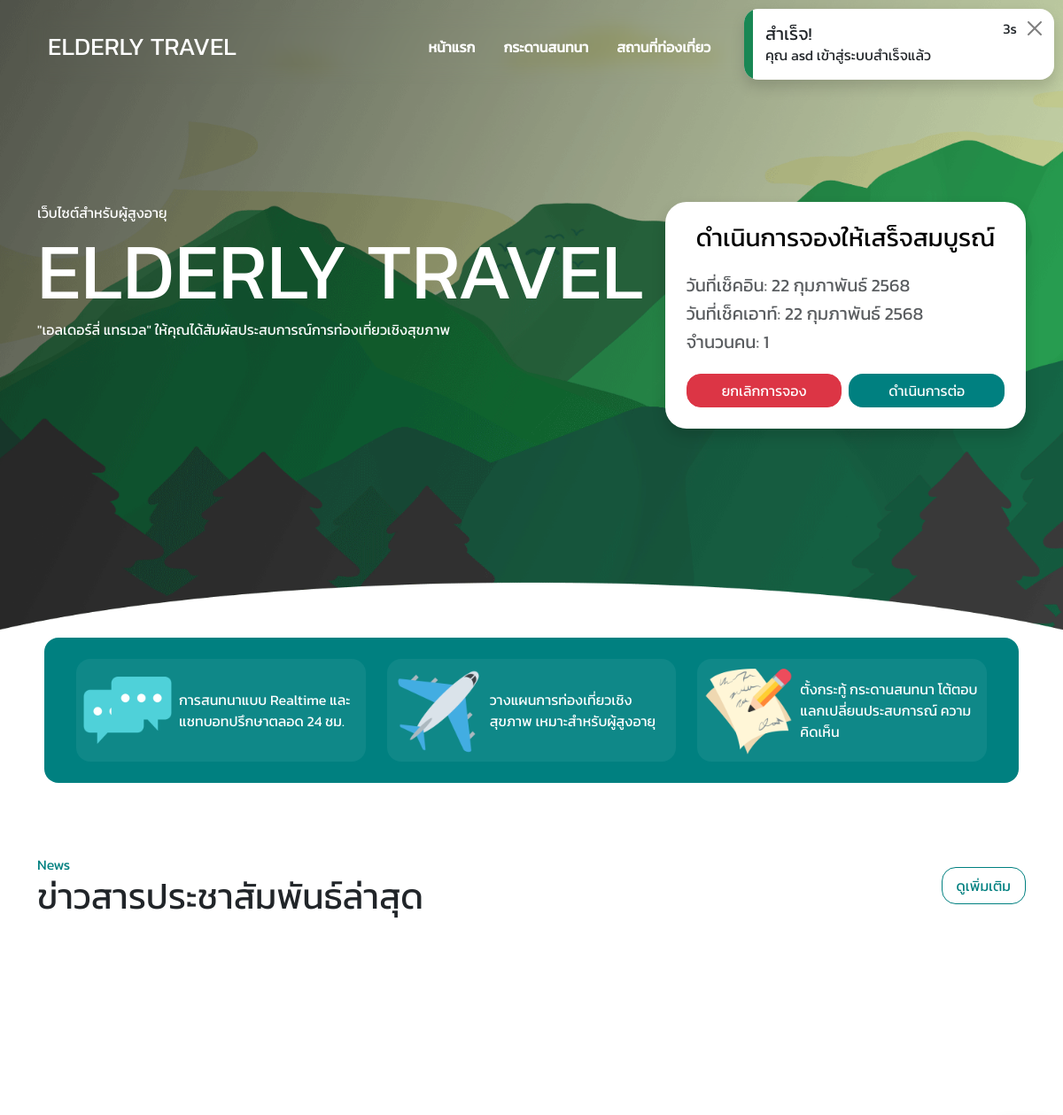
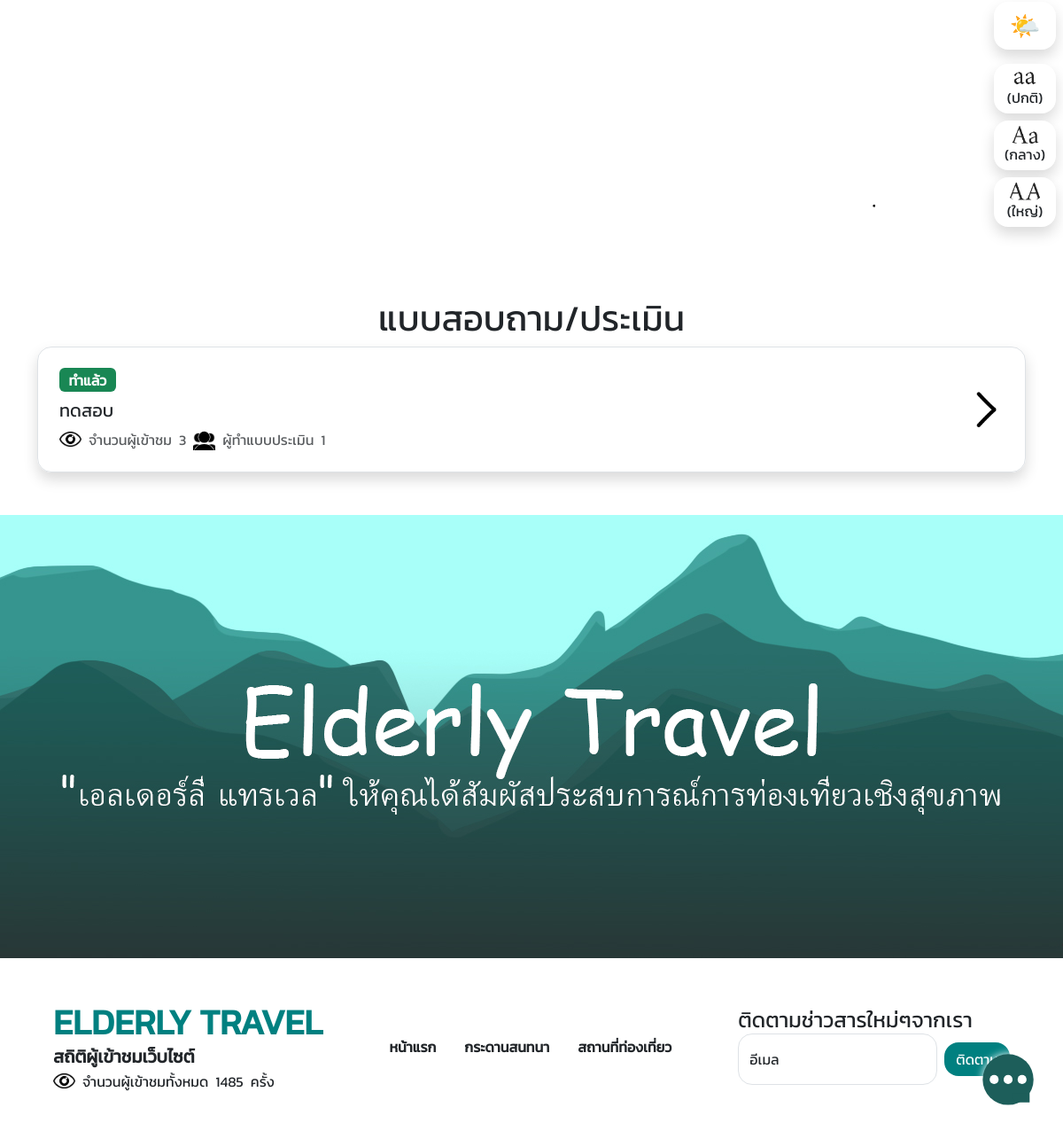
/ (signed in), run on the app's committed database (2 pictures, top to bottom).
### tables this page shows
CREATE TABLE `bookings` (
  `booking_id` int(11) NOT NULL,
  `user_id` int(11) NOT NULL,
  `booking_details` longtext NOT NULL DEFAULT '[]',
  `people` int(11) NOT NULL,
  `booking_date` date NOT NULL,
  `start_date` date NOT NULL,
  `end_date` date NOT NULL,
  `total_price` decimal(8,2) NOT NULL DEFAULT 0.00,
  `status` enum('PENDING','CONFIRMED','COMPLETED','CANCELED','PAID') NOT NULL DEFAULT 'PENDING',
  `created_at` timestamp NOT NULL DEFAULT current_timestamp(),
  `updated_at` timestamp NULL DEFAULT NULL ON UPDATE current_timestamp()
);

CREATE TABLE `news` (
  `news_id` int(11) NOT NULL,
  `title` varchar(255) NOT NULL,
  `body` varchar(255) NOT NULL,
  `image` varchar(150) NOT NULL,
  `visitors` int(11) NOT NULL DEFAULT 0,
  `created_at` timestamp NOT NULL DEFAULT current_timestamp(),
  `updated_at` timestamp NULL DEFAULT NULL ON UPDATE current_timestamp()
);

CREATE TABLE `assessments` (
  `assessment_id` int(11) NOT NULL,
  `title` varchar(255) NOT NULL,
  `body` varchar(255) NOT NULL,
  `questions` longtext NOT NULL CHECK (json_valid(`questions`)),
  `additional` varchar(150) DEFAULT NULL,
  `visitors` int(11) NOT NULL DEFAULT 0,
  `created_at` timestamp NOT NULL DEFAULT current_timestamp(),
  `updated_at` timestamp NULL DEFAULT NULL ON UPDATE current_timestamp()
);

CREATE TABLE `visitors` (
  `visitor_id` int(11) NOT NULL,
  `count` int(11) NOT NULL,
  `created_at` timestamp NOT NULL DEFAULT current_timestamp()
);

### src/index.php (the view, shortened to what this page needs)
<?php
require_once("config.php");
$row = null;
if (isset($_SESSION["user_login"])) {
    $row = sql("SELECT * FROM users WHERE user_id = ?", [$_SESSION["user_login"]])->fetch();
} elseif (isset($_SESSION["admin_login"])) {
    msg("warning", "คำเตือน", "ไม่สามารถเข้าถึงหน้านี้ได้", "admin/");
} elseif (isset($_SESSION["doctor_login"])) {
    msg("warning", "คำเตือน", "ไม่สามารถเข้าถึงหน้านี้ได้", "doctor.php");
}
?>
<!DOCTYPE html>
<html lang="en">
<head>
    <?php require "link.php"; ?>
</head>
<body>
    <?php
    require "components/nav.php";
    require_once("components/popChats.php");
    require_once("components/options.php");
    ?>
    <div class="image-header">
        <div class="d-flex flex-wrap align-items-start justify-content-xxl-between justify-content-center w-100 container gap-4">
            <div class="hero-elderly-travel" style="z-index:1">
                <div>เว็บไซต์สำหรับผู้สูงอายุ</div>
                <h1>ELDERLY TRAVEL</h1>
                <p>"เอลเดอร์ลี่ แทรเวล" ให้คุณได้สัมผัสประสบการณ์การท่องเที่ยวเชิงสุขภาพ</p>
            </div>
            <?php
            if (isLogin()) {
                $fetchBooking = sql("SELECT * FROM bookings WHERE user_id = ? AND status = 'PENDING'", [$row["user_id"]]);
                if ($fetchBooking->rowCount() > 0) {
                    $booking = $fetchBooking->fetch();
            ?>
                    <div class="shadow mt-2 mt-xl-0 booking-card mb-2 align-items-start" style="border-radius:1.5rem;z-index:1">
                        <h3 class="text-center d-flex align-items-center justify-content-center w-100">ดำเนินการจองให้เสร็จสมบูรณ์</h3>
                        <div class="d-flex flex-column gap-2 my-4 text-muted">
                            <h5>วันที่เช็คอิน: <?= formatThaiDate($booking["start_date"]) ?></h5>
                            <h5>วันที่เช็คเอาท์: <?= formatThaiDate($booking["end_date"]) ?></h5>
                            <h5>จำนวนคน: <?= $booking["people"] ?></h5>
                        </div>
                        <div class='w-100 gap-2 d-flex align-items-center'>
                            <button type='button' data-bs-toggle="modal" data-bs-target="#cancelBooking" class='btn btn-danger w-100'>ยกเลิกการจอง</button>
                            <a href="booking.php" class='btn btn-teal w-100'>ดำเนินการต่อ</a>
                        </div>
                    </div>
            <?php } else {
                    formSelectDateBooking();
                }
            }else{
                formSelectDateBooking();
            } ?>
        </div>
    </div>
    <div class="container position-relative">
        <div class="row bg-teal p-4 rounded-xl d-flex mx-2" style="transform: translateY(-80px);">
            <div class="col-lg-4 mb-2 mb-lg-0">
                <div class="d-flex align-items-center gap-2 rounded-xl p-2 text-white" style="background-color:var(--teal2);">
                    <img src="<?= imagePath("web_images", "chats.png") ?>" width="100px" height="100px" />
                    <div>การสนทนาแบบ Realtime และแชทบอทปรึกษาตลอด 24 ชม.</div>
                </div>
            </div>
            <div class="col-lg-4 mb-2 mb-lg-0">
                <div class="d-flex align-items-center gap-2 rounded-xl p-2 text-white" style="background-color: var(--teal2);">
                    <img src="<?= imagePath("web_images", "plane.png") ?>" width="100px" height="100px" />
                    <div>วางแผนการท่องเที่ยวเชิงสุขภาพ เหมาะสำหรับผู้สูงอายุ</div>
                </div>
            </div>
            <div class="col-lg-4 mb-2 mb-lg-0">
                <div class="d-flex align-items-center gap-2 rounded-xl p-2 text-white" style="background-color: var(--teal2);">
                    <img src="<?= imagePath("web_images", "paper.png") ?>" width="100px" height="100px" />
                    <div>ตั้งกระทู้ กระดานสนทนา โต้ตอบแลกเปลี่ยนประสบการณ์ ความคิดเห็น</div>
                </div>
            </div>
        </div>
        <div>
            <?php $fetchAllNews = sql("SELECT * FROM news");
            if ($fetchAllNews->rowCount() > 0) { ?>
                <div class="d-flex align-items-center justify-content-between">
                    <div>
                        <div class="text-teal">News</div>
                        <h1>ข่าวสารประชาสัมพันธ์ล่าสุด</h1>
                    </div>
                    <a href="news.php" class="btn btn-outline-teal">ดูเพิ่มเติม</a>
                </div>
                <div class="carousel slide mt-2" id="carouselSlide" data-bs-ride="carousel" style="z-index: 1;">
                    <div class="carousel-inner rounded-xl overflow-hidden">
                        <?php
                        $index = 1;
                        while ($news = $fetchAllNews->fetch()) { ?>
                            <a href='news.php?news_id=<?= $news["news_id"] ?>' class="carousel-item btn btn-outline-teal p-0 <?= $index == 1 ? 'active' : null ?>" data-bs-intervel="1000">
                                <img src="<?= imagePath("news_images", $news["image"]) ?>" alt="" class="rounded-xl object-fit-cover" height="500px" width="100%">
                                <div class="position-absolute" style="bottom:2rem;left:2rem;z-index:99">
                                    <h3 class="text-white"><?= $news["title"] ?></h3>
                                </div>
                                <div class="position-absolute d-flex align-items-center gap-2" style="bottom:2rem;right:2rem;z-index:99">
                                    <img src="<?= imagePath("web_images/icons", "eye.svg") ?>" width="35px" height="35px" style='filter: invert(1);'>
                                    <div class='text-white'>จำนวนผู้เข้าชม <span><?= $news["visitors"] ?></span></div>
                                </div>
                                <div style='height: 500px;width: 100%;top: 0;left: 0;background-image: linear-gradient(1deg, #000000a8, transparent);' class="position-absolute"></div>
                            </a>
                        <?php $index++;
                        } ?>
                    </div>
                    <button type="button" data-bs-target="#carouselSlide" class="carousel-control-prev" data-bs-slide="prev">
                        <span class="carousel-control-prev-icon"></span>
                    </button>
                    <button type="button" data-bs-target="#carouselSlide" class="carousel-control-next" data-bs-slide="next">
                        <span class="carousel-control-next-icon"></span>
                    </button>
                </div>
            <?php } ?>
        </div>
        <?php $fetchAllAssessments = sql("SELECT * FROM assessments");
        if ($fetchAllAssessments->rowCount() > 0) { ?>
            <div class="text-center mt-5">
                <h1 class="mb-2">แบบสอบถาม/ประเมิน</h1>
                <?php while ($assessment = $fetchAllAssessments->fetch()) {
                    $assessment_responses = $row ? sql("SELECT * FROM assessment_responses WHERE assessment_id = ? AND user_id = ?", [$assessment["assessment_id"], $row["user_id"]])->fetch() : null;
                ?>
                    <a href='assessments.php?assessment_id=<?= $assessment["assessment_id"] ?>' class="btn w-100 p-4 justify-content-between flex-row d-flex shadow rounded-xl border align-items-center mb-2">
                        <div class="d-flex flex-column align-items-start gap-2">
                            <?php if ($assessment_responses) { ?>
                                <div class="badge text-bg-success fw-bold fs-6">ทำแล้ว</div>
                            <?php } ?>
                            <h5><?= $assessment["title"] ?></h5>
                            <div class="d-flex align-items-center gap-2">
                                <div class="d-flex flex-row gap-2 align-items-center text-muted">
                                    <img src="<?= imagePath("web_images/icons", "eye.svg") ?>" alt="" width="25px" height="25px" class="object-fit-cover svg-icon">
                                    จำนวนผู้เข้าชม <span><?= $assessment["visitors"] ?></span>
                                </div>
                                <div class="d-flex flex-row gap-2 align-items-center text-muted">
                                    <img src="<?= imagePath("web_images/icons", "peoples.svg") ?>" alt="" width="25px" height="25px" class="object-fit-cover svg-icon">
                                    ผู้ทำแบบประเมิน <span><?= sql("SELECT COUNT(*) as count FROM assessment_responses")->fetch()["count"] ?></span>
                                </div>
                            </div>
                        </div>
                        <img src="<?= imagePath("web_images/icons", "chevron-forward.svg") ?>" alt="" width="40px" height="40px" class="object-fit-cover svg-icon">
                    </a>
                <?php } ?>
            </div>
        <?php } ?>
    </div>
    <div class="bg-teal w-100 mt-5" style="height:500px;background-image:url('<?= imagePath('web_images', 'banner-footer.jpg') ?>');background-repeat: no-repeat;background-position: center;background-size: cover;"></div>
    <?php require_once("components/footer.php"); ?>
</body>
</html>

### src/components/footer.php (shortened to what this page needs)
<footer class="w-100 p-5">
    <div class="container">
        <div class="d-flex flex-lg-row flex-column justify-content-between align-items-center">
            <div class="d-flex flex-column mb-4 mb-lg-0 align-items-center align-items-lg-start">
                <h1 class="text-teal fw-bold">ELDERLY TRAVEL</h1>
                <div class="fw-bold fs-5">สถิติผู้เข้าชมเว็บไซต์</div>
                <div class="d-flex flex-row align-items-center gap-2">
                    <img src="<?= imagePath("web_images/icons", "eye.svg") ?>" alt="" width="25px" height="25px" class="object-fit-cover svg-icon">
                    จำนวนผู้เข้าชมทั้งหมด <span><?= sql("SELECT * FROM visitors WHERE visitor_id = 1")->fetch()["count"] ?></span> ครั้ง
                </div>
            </div>
            <div>
            </div>
            <div class="d-flex justify-content-end flex-column mt-5 mt-lg-0">
                <h4>ติดตามช่าวสารใหม่ๆจากเรา</h4>
                <div class="d-flex align-items-center gap-2">
                    <div class="form-floating">
                        <input type="text" class="form-control rounded-xl" placeholder="อีเมล">
                        <label for="อีเมล">อีเมล</label>
                    </div>
                    <button type="button" class='btn btn-teal'>ติดตาม</button>
                </div>
            </div>
        </div>
    </div>
</footer>

### data on the page
bookings: start_date "22 กุมภาพันธ์ 2568", end_date "22 กุมภาพันธ์ 2568", people "1"
news: image (picture)
assessments: title "ทดสอบ", visitors "3", fetch "1"
visitors: count "1485"

### other printed values
$_SESSION[$type][0] "สำเร็จ!"
$_SESSION[$type][1] "คุณ asd เข้าสู่ระบบสำเร็จแล้ว"
